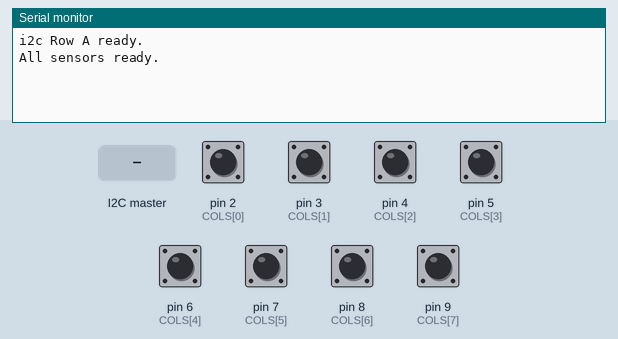
This sketch was run on a simulated Arduino Uno, built with avr-gcc and run on an emulated ATmega328P. Parts: the last lines printed to the serial monitor. The inputs (shaded band) are chosen by the test bench; at power-on: pin 2 (COLS[0]), pin 3 (COLS[1]), pin 4 (COLS[2]), pin 5 (COLS[3]), pin 6 (COLS[4]), pin 7 (COLS[5]), pin 8 (COLS[6]), pin 9 (COLS[7]) HIGH.

Above: at 1.2 s.
1.3 s: the I2C master sends the byte 1
At 2.2 s:
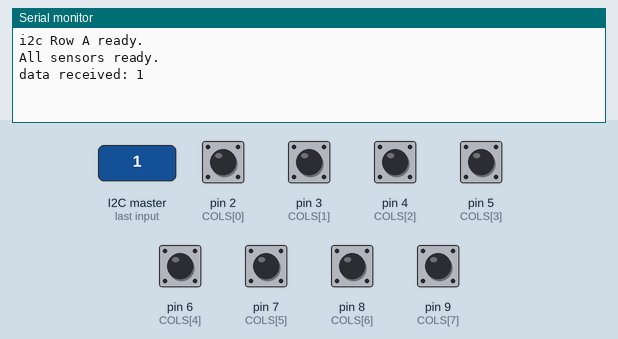
2.8 s: the I2C master sends the byte 0
At 3.3 s:
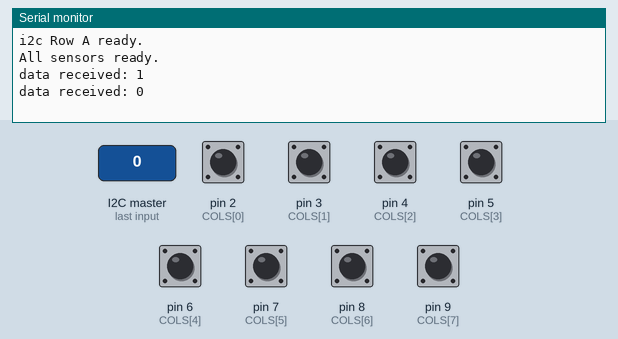

The sketch:

RowControl.ino
```cpp
// Arduino Control for Row A
// Josh & Dom

#include <Wire.h>

char ROW = 'A';
int number = 0;
#define SLAVE_ADDRESS 0x04

// define Reed switch ports
int COLS[8] = {2, 3, 4, 5, 6, 7, 8, 9};
const int COL1 = 2;
const int COL2 = 3;
const int COL3 = 4;
const int COL4 = 5;
const int COL5 = 6;
const int COL6 = 7;
const int COL7 = 8;
const int COL8 = 9;

int states[8];

//const int LED_PIN = 5;

void setup() {
  //pinMode(13, OUTPUT);

  Serial.begin(9600); // start serial for output
  // initialize i2c as slave
  Wire.begin(SLAVE_ADDRESS);

  // define callbacks for i2c communication
  Wire.onReceive(receiveData);
  Wire.onRequest(sendData);
  Serial.println("i2c Row " + String(ROW) + " ready.");

  // define reed switch ports
  pinMode(COLS[0], INPUT_PULLUP);
  pinMode(COLS[1], INPUT_PULLUP);
  pinMode(COLS[2], INPUT_PULLUP);
  pinMode(COLS[3], INPUT_PULLUP);
  pinMode(COLS[4], INPUT_PULLUP);
  pinMode(COLS[5], INPUT_PULLUP);
  pinMode(COLS[6], INPUT_PULLUP);
  pinMode(COLS[7], INPUT_PULLUP);
  Serial.println("All sensors ready.");
}

void loop() {
  delay(100);
}

// callback for received data
// Pi asking arduino for data, read state of reed switches
void receiveData(int byteCount){

  while(Wire.available()) {
  number = Wire.read();
  Serial.print("data received: "); // TODO: Delete this
  Serial.println(number);

  // check reed switch status
  //int proximity = digitalRead(REED_PIN);

  for (int i = 0; i < 8; i++) {
    states[i] = digitalRead(COLS[i]);
    if (states[i] == LOW) {
      Serial.println("Switch activated");
    }
  }
  /*
  number = proximity;

   if (proximity == LOW) {
      //Serial.println("Switch activated");
      //digitalWrite(LED_PIN, HIGH); // turn on light
   } else {
      digitalWrite(LED_PIN, LOW);
   }

  if (number == 1){

  if (state == 0){
    digitalWrite(13, HIGH); // set the LED on
    state = 1;
  }
  else{
    digitalWrite(13, LOW); // set the LED off
    state = 0;
  }
  */
}
}


// callback for sending data
void sendData(){
  Serial.println("Sending data...");
  for (int i = 0; i < 8; i++) {
    states[i] = digitalRead(COLS[i]);
    if (states[i] == LOW) {
      Serial.println("Switch activated");
    }
  }
//  Wire.write(states, 8);
  // send back data about reed switch for this reed switch
  // number stores proximity value of reed switch
  /*
  for (int i = 0; i < 8; i++) {
    if (states[i] == LOW) {
      Wire.write();
    } else {
      Wire.write(0);
    }
  }
  */
}
```

Measured:
- after the input at 1.3 s, the serial monitor: prints a new line at once (image 1)
- after the input at 2.8 s, the serial monitor: prints a new line at once (image 2)
